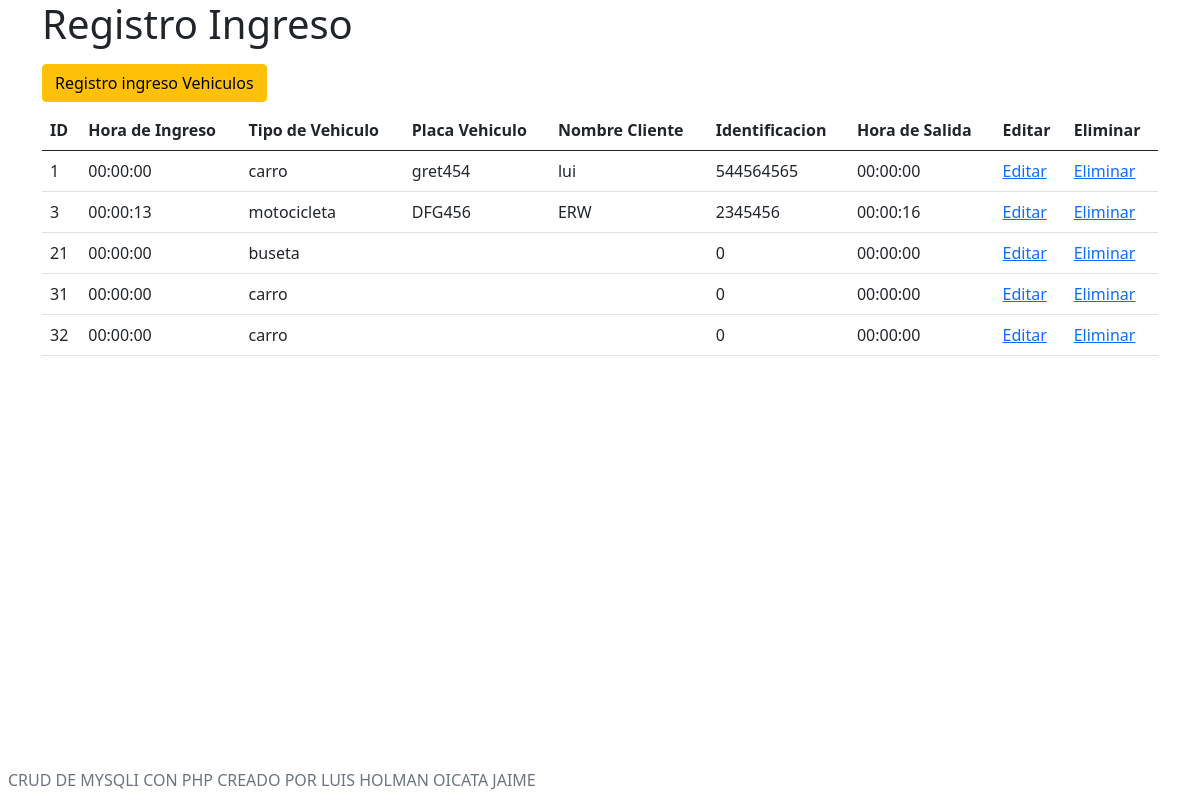
The app's page /Registrovehiculos/listar.php with its own data.
### tables this page shows
CREATE TABLE `registro_vehiculos` (
  `Idregistro_vehiculos` int(11) NOT NULL,
  `Hora_ingreso` time NOT NULL,
  `Fecha_ingreso` date NOT NULL,
  `Tipo_vehiculo` varchar(45) NOT NULL,
  `Placa_vehiculo` varchar(15) NOT NULL,
  `Nombre_cliente` varchar(45) NOT NULL,
  `Identificacion` int(20) NOT NULL,
  `Hora_salida` time NOT NULL,
  `Fecha_salida` date NOT NULL
);

### Registrovehiculos/listar.php (the view)
<?php
include_once "encabezado.php";
$mysqli= include_once "../Database/conexion.php";
$resultadoQuery = $mysqli->query("SELECT Idregistro_vehiculos,
Hora_ingreso,
Tipo_vehiculo,
Placa_vehiculo,
Nombre_cliente,
Identificacion,
Hora_salida
FROM registro_vehiculos");
$listadoClientes= $resultadoQuery->fetch_all(MYSQLI_ASSOC);
?>
<div class="container">
<div class="row">
<div class="col-12">
    <h1>Registro Ingreso</h1>
</div>
<div class="col-12">
    <a class="btn btn-warning my-2" href="formulario entrada vehiculo.php">Registro ingreso Vehiculos</a>
    <table class="table">
    <thead>
    <tr>
        <th scope="col">ID</th>
        <th scope="col">Hora de Ingreso</th>
        <th scope="col">Tipo de Vehiculo</th>
        <th scope="col">Placa Vehiculo</th>
        <th scope="col">Nombre Cliente</th>
        <th scope="col">Identificacion</th>
        <th scope="col">Hora de Salida</th>
        <th scope="col">Editar</th>
        <th scope="col">Eliminar</th>
    </tr>
    </thead>
    <tbody>
    <?php
    foreach ($listadoClientes as $listadoIndividual) {?>
       <tr>
           <td> <?php echo $listadoIndividual["Idregistro_vehiculos"] ?></td>
           <td> <?php echo $listadoIndividual["Hora_ingreso"] ?></td>
           <td> <?php echo $listadoIndividual["Tipo_vehiculo"] ?></td>
           <td> <?php echo $listadoIndividual["Placa_vehiculo"] ?></td>
           <td> <?php echo $listadoIndividual["Nombre_cliente"] ?></td>
           <td> <?php echo $listadoIndividual["Identificacion"] ?></td>
           <td> <?php echo $listadoIndividual["Hora_salida"] ?></td>
           <td>
               <a href="editar.php?id=<?php echo $listadoIndividual["Idregistro_vehiculos"] ?>">Editar</a>
           </td>
           <td>
               <a href="eliminar.php?id=<?php echo $listadoIndividual["Idregistro_vehiculos"] ?>">Eliminar</a>
           </td>
       </tr>
    <?php
    }
    ?>
    </tbody>
</table>
</div>
</div>
</div>
<?php
include_once "pie.php";
?>

### Registrovehiculos/encabezado.php (shortened to what this page needs)
<!DOCTYPE html>
<html lang="es">
<head>
    <link href="https://cdn.jsdelivr.net/npm/bootstrap@5.0.2/dist/css/bootstrap.min.css" rel="stylesheet">
<body>
    <main class="container-fluid">

### Registrovehiculos/pie.php
</main>
<footer class="px-2 py-2 fixed-bottom bg -dark">
<span class="text-muted">CRUD DE MYSQLI CON PHP CREADO POR LUIS HOLMAN OICATA JAIME</span>
</footer>
</body>
</html>

### records on screen
registro_vehiculos: Idregistro_vehiculos "1", Hora_ingreso "00:00:00", Tipo_vehiculo "carro", Placa_vehiculo "gret454", Nombre_cliente "lui", Identificacion "544564565", Hora_salida "00:00:00"
registro_vehiculos: Idregistro_vehiculos "3", Hora_ingreso "00:00:13", Tipo_vehiculo "motocicleta", Placa_vehiculo "DFG456", Nombre_cliente "ERW", Identificacion "2345456", Hora_salida "00:00:16"
registro_vehiculos: Idregistro_vehiculos "21", Hora_ingreso "00:00:00", Tipo_vehiculo "buseta", Identificacion "0", Hora_salida "00:00:00"
registro_vehiculos: Idregistro_vehiculos "31", Hora_ingreso "00:00:00", Tipo_vehiculo "carro", Identificacion "0", Hora_salida "00:00:00"
registro_vehiculos: Idregistro_vehiculos "32", Hora_ingreso "00:00:00", Tipo_vehiculo "carro", Identificacion "0", Hora_salida "00:00:00"
